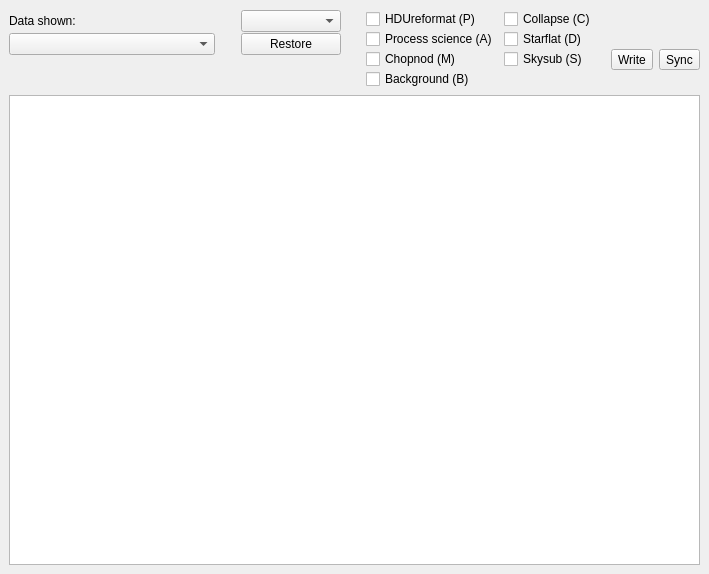
<?xml version="1.0" encoding="UTF-8"?>
<ui version="4.0">
 <class>MemoryViewer</class>
 <widget class="QDockWidget" name="MemoryViewer">
  <property name="geometry">
   <rect>
    <x>0</x>
    <y>0</y>
    <width>709</width>
    <height>574</height>
   </rect>
  </property>
  <property name="features">
   <set>QDockWidget::DockWidgetFloatable|QDockWidget::DockWidgetMovable</set>
  </property>
  <property name="allowedAreas">
   <set>Qt::LeftDockWidgetArea|Qt::RightDockWidgetArea</set>
  </property>
  <property name="windowTitle">
   <string>Memory viewer</string>
  </property>
  <widget class="QWidget" name="dockWidgetContents">
   <layout class="QGridLayout" name="gridLayout_4">
    <item row="2" column="3">
     <spacer name="verticalSpacer_2">
      <property name="orientation">
       <enum>Qt::Vertical</enum>
      </property>
      <property name="sizeType">
       <enum>QSizePolicy::Fixed</enum>
      </property>
      <property name="sizeHint" stdset="0">
       <size>
        <width>101</width>
        <height>13</height>
       </size>
      </property>
     </spacer>
    </item>
    <item row="0" column="4" colspan="2">
     <spacer name="horizontalSpacer_2">
      <property name="orientation">
       <enum>Qt::Horizontal</enum>
      </property>
      <property name="sizeHint" stdset="0">
       <size>
        <width>127</width>
        <height>20</height>
       </size>
      </property>
     </spacer>
    </item>
    <item row="3" column="0" colspan="6">
     <widget class="QTableView" name="memoryTableView">
      <property name="sizePolicy">
       <sizepolicy hsizetype="Expanding" vsizetype="MinimumExpanding">
        <horstretch>0</horstretch>
        <verstretch>0</verstretch>
       </sizepolicy>
      </property>
     </widget>
    </item>
    <item row="1" column="4">
     <widget class="QToolButton" name="downloadToolButton">
      <property name="focusPolicy">
       <enum>Qt::NoFocus</enum>
      </property>
      <property name="statusTip">
       <string>Writes out Level 0 data in memory (current processing status)</string>
      </property>
      <property name="text">
       <string>Write</string>
      </property>
      <property name="icon">
       <iconset>
        <normaloff>../icons/download.png</normaloff>../icons/download.png</iconset>
      </property>
      <property name="iconSize">
       <size>
        <width>32</width>
        <height>32</height>
       </size>
      </property>
      <property name="toolButtonStyle">
       <enum>Qt::ToolButtonTextUnderIcon</enum>
      </property>
     </widget>
    </item>
    <item row="1" column="5">
     <widget class="QToolButton" name="uploadToolButton">
      <property name="focusPolicy">
       <enum>Qt::NoFocus</enum>
      </property>
      <property name="statusTip">
       <string>Updates the current state in memory with that on the drive.</string>
      </property>
      <property name="text">
       <string>Sync</string>
      </property>
      <property name="icon">
       <iconset>
        <normaloff>../icons/upload.png</normaloff>../icons/upload.png</iconset>
      </property>
      <property name="iconSize">
       <size>
        <width>32</width>
        <height>32</height>
       </size>
      </property>
      <property name="toolButtonStyle">
       <enum>Qt::ToolButtonTextUnderIcon</enum>
      </property>
     </widget>
    </item>
    <item row="0" column="3" rowspan="2">
     <layout class="QGridLayout" name="gridLayout_3">
      <property name="verticalSpacing">
       <number>0</number>
      </property>
      <item row="2" column="0">
       <widget class="QCheckBox" name="procstatusSkysubCheckbox">
        <property name="sizePolicy">
         <sizepolicy hsizetype="Preferred" vsizetype="Fixed">
          <horstretch>0</horstretch>
          <verstretch>0</verstretch>
         </sizepolicy>
        </property>
        <property name="statusTip">
         <string>Indicates whether a task was done. Change manually if there is a conflict between FITS files on drive and status in RAM.</string>
        </property>
        <property name="text">
         <string>Skysub (S)</string>
        </property>
       </widget>
      </item>
      <item row="0" column="0">
       <widget class="QCheckBox" name="procstatusCollapseCheckbox">
        <property name="sizePolicy">
         <sizepolicy hsizetype="Preferred" vsizetype="Fixed">
          <horstretch>0</horstretch>
          <verstretch>0</verstretch>
         </sizepolicy>
        </property>
        <property name="statusTip">
         <string>Indicates whether a task was done. Change manually if there is a conflict between FITS files on drive and status in RAM.</string>
        </property>
        <property name="text">
         <string>Collapse (C)</string>
        </property>
       </widget>
      </item>
      <item row="1" column="0">
       <widget class="QCheckBox" name="procstatusStarflatCheckbox">
        <property name="sizePolicy">
         <sizepolicy hsizetype="Preferred" vsizetype="Fixed">
          <horstretch>0</horstretch>
          <verstretch>0</verstretch>
         </sizepolicy>
        </property>
        <property name="statusTip">
         <string>Indicates whether a task was done. Change manually if there is a conflict between FITS files on drive and status in RAM.</string>
        </property>
        <property name="text">
         <string>Starflat (D)</string>
        </property>
       </widget>
      </item>
     </layout>
    </item>
    <item row="0" column="1">
     <spacer name="horizontalSpacer_3">
      <property name="orientation">
       <enum>Qt::Horizontal</enum>
      </property>
      <property name="sizeType">
       <enum>QSizePolicy::Fixed</enum>
      </property>
      <property name="sizeHint" stdset="0">
       <size>
        <width>13</width>
        <height>20</height>
       </size>
      </property>
     </spacer>
    </item>
    <item row="0" column="0" rowspan="2">
     <layout class="QGridLayout" name="gridLayout_2">
      <property name="verticalSpacing">
       <number>0</number>
      </property>
      <item row="0" column="0">
       <widget class="QLabel" name="label">
        <property name="text">
         <string>Data shown:</string>
        </property>
       </widget>
      </item>
      <item row="0" column="1">
       <spacer name="horizontalSpacer">
        <property name="orientation">
         <enum>Qt::Horizontal</enum>
        </property>
        <property name="sizeType">
         <enum>QSizePolicy::Fixed</enum>
        </property>
        <property name="sizeHint" stdset="0">
         <size>
          <width>20</width>
          <height>20</height>
         </size>
        </property>
       </spacer>
      </item>
      <item row="0" column="2">
       <widget class="QComboBox" name="restoreComboBox">
        <property name="sizePolicy">
         <sizepolicy hsizetype="Preferred" vsizetype="Fixed">
          <horstretch>0</horstretch>
          <verstretch>0</verstretch>
         </sizepolicy>
        </property>
        <property name="minimumSize">
         <size>
          <width>100</width>
          <height>0</height>
         </size>
        </property>
        <property name="focusPolicy">
         <enum>Qt::NoFocus</enum>
        </property>
        <property name="statusTip">
         <string>The processing state you want to restore.</string>
        </property>
        <property name="sizeAdjustPolicy">
         <enum>QComboBox::AdjustToContents</enum>
        </property>
       </widget>
      </item>
      <item row="1" column="0">
       <widget class="QComboBox" name="datadirComboBox">
        <property name="sizePolicy">
         <sizepolicy hsizetype="MinimumExpanding" vsizetype="Fixed">
          <horstretch>0</horstretch>
          <verstretch>0</verstretch>
         </sizepolicy>
        </property>
        <property name="minimumSize">
         <size>
          <width>160</width>
          <height>0</height>
         </size>
        </property>
        <property name="focusPolicy">
         <enum>Qt::NoFocus</enum>
        </property>
        <property name="statusTip">
         <string>The data type for which memory and processing status are displayed.</string>
        </property>
        <property name="maxVisibleItems">
         <number>25</number>
        </property>
        <property name="sizeAdjustPolicy">
         <enum>QComboBox::AdjustToContents</enum>
        </property>
       </widget>
      </item>
      <item row="1" column="2">
       <widget class="QPushButton" name="restorePushButton">
        <property name="focusPolicy">
         <enum>Qt::NoFocus</enum>
        </property>
        <property name="statusTip">
         <string>Restores the displayed data to the selected processing state.</string>
        </property>
        <property name="text">
         <string>Restore</string>
        </property>
       </widget>
      </item>
      <item row="2" column="0">
       <spacer name="verticalSpacer">
        <property name="orientation">
         <enum>Qt::Vertical</enum>
        </property>
        <property name="sizeType">
         <enum>QSizePolicy::Fixed</enum>
        </property>
        <property name="sizeHint" stdset="0">
         <size>
          <width>20</width>
          <height>13</height>
         </size>
        </property>
       </spacer>
      </item>
     </layout>
    </item>
    <item row="0" column="2" rowspan="3">
     <layout class="QGridLayout" name="gridLayout">
      <property name="verticalSpacing">
       <number>0</number>
      </property>
      <item row="1" column="0">
       <widget class="QCheckBox" name="procstatusProcessscienceCheckbox">
        <property name="sizePolicy">
         <sizepolicy hsizetype="Preferred" vsizetype="Fixed">
          <horstretch>0</horstretch>
          <verstretch>0</verstretch>
         </sizepolicy>
        </property>
        <property name="statusTip">
         <string>Indicates whether a task was done. Change manually if there is a conflict between FITS files on drive and status in RAM.</string>
        </property>
        <property name="text">
         <string>Process science (A)</string>
        </property>
       </widget>
      </item>
      <item row="2" column="0">
       <widget class="QCheckBox" name="procstatusChopnodCheckbox">
        <property name="sizePolicy">
         <sizepolicy hsizetype="Preferred" vsizetype="Fixed">
          <horstretch>0</horstretch>
          <verstretch>0</verstretch>
         </sizepolicy>
        </property>
        <property name="statusTip">
         <string>Indicates whether a task was done. Change manually if there is a conflict between FITS files on drive and status in RAM.</string>
        </property>
        <property name="text">
         <string>Chopnod (M)</string>
        </property>
       </widget>
      </item>
      <item row="3" column="0">
       <widget class="QCheckBox" name="procstatusBackgroundCheckbox">
        <property name="sizePolicy">
         <sizepolicy hsizetype="Preferred" vsizetype="Fixed">
          <horstretch>0</horstretch>
          <verstretch>0</verstretch>
         </sizepolicy>
        </property>
        <property name="statusTip">
         <string>Indicates whether a task was done. Change manually if there is a conflict between FITS files on drive and status in RAM.</string>
        </property>
        <property name="text">
         <string>Background (B)</string>
        </property>
       </widget>
      </item>
      <item row="0" column="0">
       <widget class="QCheckBox" name="procstatusHDUreformatCheckbox">
        <property name="sizePolicy">
         <sizepolicy hsizetype="Preferred" vsizetype="Fixed">
          <horstretch>0</horstretch>
          <verstretch>0</verstretch>
         </sizepolicy>
        </property>
        <property name="statusTip">
         <string>Indicates whether a task was done. Change manually if there is a conflict between FITS files on drive and status in RAM.</string>
        </property>
        <property name="text">
         <string>HDUreformat (P)</string>
        </property>
       </widget>
      </item>
     </layout>
    </item>
   </layout>
  </widget>
 </widget>
 <resources/>
 <connections/>
</ui>
